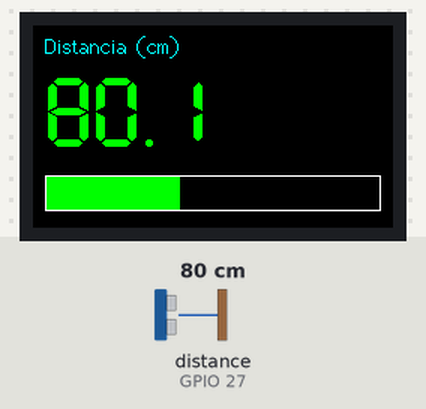
The sketch below on a simulated ESP32. On the bench: 240×135 colour display. Wiring (inferred from the names in the program): ultrasonic range finder: trigger GPIO 26; echo GPIO 27. The inputs (shaded band) are chosen by the test bench; at power-on: distance to the obstacle (sensor on GPIO 27) 80 cm. The echo pulse lasts 58.3 µs per cm; what the sketch prints to the serial monitor is not drawn.

Above: at 1.3 s.
1.4 s: distance to the obstacle (sensor on GPIO 27) set to 2 cm
At 2.7 s:
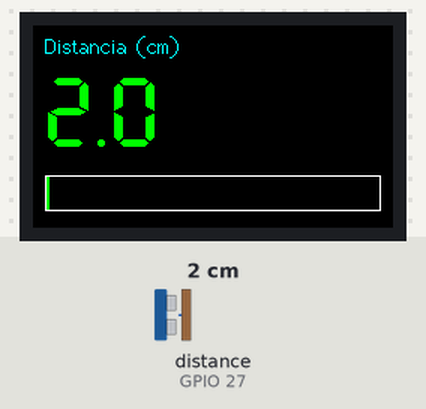
3.3 s: distance to the obstacle (sensor on GPIO 27) set to 4 cm
At 5.0 s:
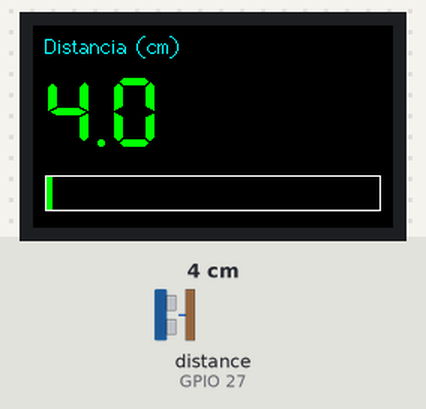
5.3 s: distance to the obstacle (sensor on GPIO 27) set to 9 cm
At 6.8 s:
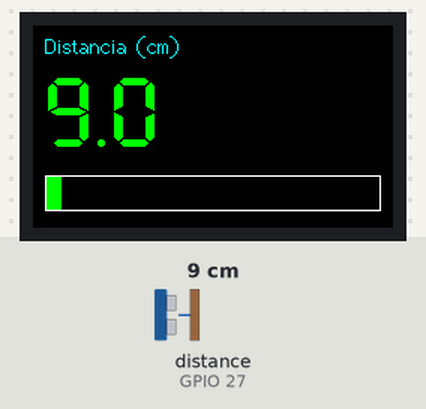
Timing chart, 0 to 8.3 s (numbered marks = the images above; inputs shaded):
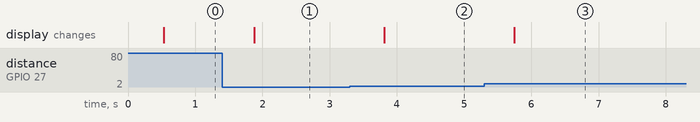

The sketch:

05a_medidor_tdisplay.ino
```cpp
/* 05a_medidor_tdisplay
   Medidor de distancia HC-SR04 con la pantalla de la LilyGO T-Display.
   TRIG = GPIO26, ECHO = GPIO27 (con divisor de tension). */

#include <TFT_eSPI.h>

const int PIN_TRIG = 26;
const int PIN_ECHO = 27;
const float TEMPERATURA_C = 20.0;
const unsigned long TIMEOUT_US = 30000UL;
const float DIST_MIN = 2.0;
const float DIST_MAX = 400.0;
const int N_MUESTRAS = 5;
const float ESCALA_CM = 200.0;               // la barra llena equivale a 200 cm

TFT_eSPI tft = TFT_eSPI();

float velocidadCmUs() { return (331.3 + 0.606 * TEMPERATURA_C) * 0.0001; }

float medirUnaVez() {
  digitalWrite(PIN_TRIG, LOW);  delayMicroseconds(4);
  digitalWrite(PIN_TRIG, HIGH); delayMicroseconds(10);
  digitalWrite(PIN_TRIG, LOW);
  unsigned long t = pulseIn(PIN_ECHO, HIGH, TIMEOUT_US);
  if (t == 0) return -1;
  float d = t * velocidadCmUs() / 2.0;
  return (d < DIST_MIN || d > DIST_MAX) ? -1 : d;
}

float medirDistancia() {
  float v[N_MUESTRAS];
  int n = 0;
  for (int i = 0; i < N_MUESTRAS; i++) {
    float d = medirUnaVez();
    if (d > 0) v[n++] = d;
    delay(60);
  }
  if (n < 3) return -1;
  for (int i = 1; i < n; i++) {
    float x = v[i]; int j = i - 1;
    while (j >= 0 && v[j] > x) { v[j + 1] = v[j]; j--; }
    v[j + 1] = x;
  }
  return v[n / 2];
}

void setup() {
  Serial.begin(115200);
  pinMode(PIN_TRIG, OUTPUT);
  pinMode(PIN_ECHO, INPUT);
  digitalWrite(PIN_TRIG, LOW);

  tft.init();
  tft.setRotation(1);                        // 240 x 135, horizontal
  tft.fillScreen(TFT_BLACK);
  tft.setTextColor(TFT_CYAN, TFT_BLACK);
  tft.drawString("Distancia (cm)", 8, 6, 2);
}

void loop() {
  float d = medirDistancia();

  // Cifra grande: el fondo negro (2.º color) borra el valor anterior
  tft.setTextColor(d < 0 ? TFT_RED : TFT_GREEN, TFT_BLACK);
  tft.setTextPadding(224);                   // borra hasta 224 px a la derecha
  if (d < 0) tft.drawString("-- sin eco --", 8, 40, 4);
  else       tft.drawString(String(d, 1), 8, 34, 7);   // fuente 7 segmentos
  tft.setTextPadding(0);

  // Barra proporcional a la distancia
  int w = 0;
  if (d > 0) w = (int)(224.0 * min(d, ESCALA_CM) / ESCALA_CM);
  tft.drawRect(8, 100, 224, 24, TFT_WHITE);
  tft.fillRect(9, 101, w, 22, TFT_GREEN);
  tft.fillRect(9 + w, 101, 222 - w, 22, TFT_BLACK);

  Serial.println(d);                         // tambien por el monitor serie
}
```

Measured:
- after the input at 1.4 s, the display: changes after 0.48 s (image 1)
- after the input at 3.3 s, the display: changes after 0.51 s (image 2)
- after the input at 5.3 s, the display: changes after 0.44 s (image 3)
